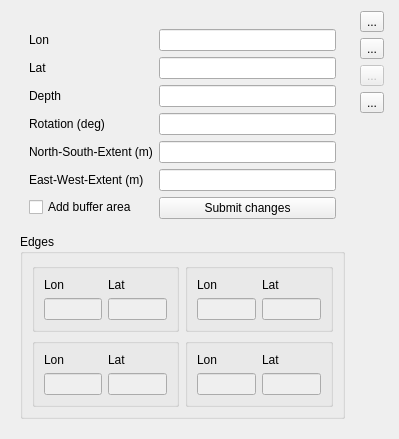
<?xml version="1.0" encoding="UTF-8"?>
<ui version="4.0">
 <class>Form</class>
 <widget class="QWidget" name="Form">
  <property name="geometry">
   <rect>
    <x>0</x>
    <y>0</y>
    <width>399</width>
    <height>408</height>
   </rect>
  </property>
  <property name="windowTitle">
   <string>Form</string>
  </property>
  <layout class="QHBoxLayout" name="horizontalLayout">
   <item>
    <widget class="QWidget" name="widget_2" native="true">
     <property name="sizePolicy">
      <sizepolicy hsizetype="Preferred" vsizetype="Preferred">
       <horstretch>0</horstretch>
       <verstretch>0</verstretch>
      </sizepolicy>
     </property>
     <layout class="QVBoxLayout" name="verticalLayout_2">
      <item>
       <widget class="QWidget" name="widget_3" native="true">
        <layout class="QFormLayout" name="formLayout">
         <item row="1" column="0">
          <widget class="QLabel" name="label">
           <property name="text">
            <string>Lon</string>
           </property>
          </widget>
         </item>
         <item row="1" column="1">
          <widget class="QLineEdit" name="editCenterLon">
           <property name="enabled">
            <bool>true</bool>
           </property>
           <property name="dragEnabled">
            <bool>false</bool>
           </property>
           <property name="readOnly">
            <bool>false</bool>
           </property>
          </widget>
         </item>
         <item row="2" column="0">
          <widget class="QLabel" name="label_2">
           <property name="text">
            <string>Lat</string>
           </property>
          </widget>
         </item>
         <item row="2" column="1">
          <widget class="QLineEdit" name="editCenterLat">
           <property name="enabled">
            <bool>true</bool>
           </property>
           <property name="readOnly">
            <bool>false</bool>
           </property>
          </widget>
         </item>
         <item row="3" column="0">
          <widget class="QLabel" name="label_3">
           <property name="text">
            <string>Depth</string>
           </property>
          </widget>
         </item>
         <item row="3" column="1">
          <widget class="QLineEdit" name="editCenterDepth">
           <property name="enabled">
            <bool>true</bool>
           </property>
           <property name="alignment">
            <set>Qt::AlignRight|Qt::AlignTrailing|Qt::AlignVCenter</set>
           </property>
           <property name="readOnly">
            <bool>false</bool>
           </property>
          </widget>
         </item>
         <item row="4" column="0">
          <widget class="QLabel" name="label_5">
           <property name="text">
            <string>Rotation (deg)</string>
           </property>
          </widget>
         </item>
         <item row="4" column="1">
          <widget class="QLineEdit" name="editRotation">
           <property name="alignment">
            <set>Qt::AlignRight|Qt::AlignTrailing|Qt::AlignVCenter</set>
           </property>
           <property name="readOnly">
            <bool>false</bool>
           </property>
          </widget>
         </item>
         <item row="5" column="0">
          <widget class="QLabel" name="label_6">
           <property name="text">
            <string>North-South-Extent (m)</string>
           </property>
          </widget>
         </item>
         <item row="5" column="1">
          <widget class="QLineEdit" name="editHeight">
           <property name="alignment">
            <set>Qt::AlignRight|Qt::AlignTrailing|Qt::AlignVCenter</set>
           </property>
           <property name="readOnly">
            <bool>false</bool>
           </property>
          </widget>
         </item>
         <item row="6" column="0">
          <widget class="QLabel" name="label_7">
           <property name="text">
            <string>East-West-Extent (m)</string>
           </property>
          </widget>
         </item>
         <item row="6" column="1">
          <widget class="QLineEdit" name="editLength">
           <property name="alignment">
            <set>Qt::AlignRight|Qt::AlignTrailing|Qt::AlignVCenter</set>
           </property>
           <property name="readOnly">
            <bool>false</bool>
           </property>
          </widget>
         </item>
         <item row="7" column="1">
          <widget class="QPushButton" name="buttonSurveySubmit">
           <property name="text">
            <string>Submit changes</string>
           </property>
          </widget>
         </item>
         <item row="7" column="0">
          <widget class="QCheckBox" name="checkAddBufferArea">
           <property name="text">
            <string>Add buffer area</string>
           </property>
          </widget>
         </item>
        </layout>
       </widget>
      </item>
      <item>
       <widget class="QGroupBox" name="groupBox">
        <property name="sizePolicy">
         <sizepolicy hsizetype="Preferred" vsizetype="Preferred">
          <horstretch>0</horstretch>
          <verstretch>0</verstretch>
         </sizepolicy>
        </property>
        <property name="title">
         <string>Edges</string>
        </property>
        <layout class="QGridLayout" name="gridLayout">
         <item row="0" column="0">
          <widget class="QGroupBox" name="groupBox_2">
           <property name="title">
            <string/>
           </property>
           <layout class="QGridLayout" name="gridLayout_3">
            <item row="1" column="1">
             <widget class="QLineEdit" name="editEdgeULy">
              <property name="enabled">
               <bool>false</bool>
              </property>
              <property name="readOnly">
               <bool>true</bool>
              </property>
             </widget>
            </item>
            <item row="1" column="0">
             <widget class="QLineEdit" name="editEdgeULx">
              <property name="enabled">
               <bool>false</bool>
              </property>
              <property name="readOnly">
               <bool>true</bool>
              </property>
             </widget>
            </item>
            <item row="0" column="0">
             <widget class="QLabel" name="label_8">
              <property name="text">
               <string>Lon</string>
              </property>
             </widget>
            </item>
            <item row="0" column="1">
             <widget class="QLabel" name="label_9">
              <property name="text">
               <string>Lat</string>
              </property>
             </widget>
            </item>
           </layout>
          </widget>
         </item>
         <item row="0" column="1">
          <widget class="QGroupBox" name="groupBox_3">
           <property name="title">
            <string/>
           </property>
           <layout class="QGridLayout" name="gridLayout_4">
            <item row="1" column="1">
             <widget class="QLineEdit" name="editEdgeURy">
              <property name="enabled">
               <bool>false</bool>
              </property>
              <property name="readOnly">
               <bool>true</bool>
              </property>
             </widget>
            </item>
            <item row="1" column="0">
             <widget class="QLineEdit" name="editEdgeURx">
              <property name="enabled">
               <bool>false</bool>
              </property>
              <property name="readOnly">
               <bool>true</bool>
              </property>
             </widget>
            </item>
            <item row="0" column="0">
             <widget class="QLabel" name="label_14">
              <property name="text">
               <string>Lon</string>
              </property>
             </widget>
            </item>
            <item row="0" column="1">
             <widget class="QLabel" name="label_15">
              <property name="text">
               <string>Lat</string>
              </property>
             </widget>
            </item>
           </layout>
          </widget>
         </item>
         <item row="1" column="0">
          <widget class="QGroupBox" name="groupBox_4">
           <property name="title">
            <string/>
           </property>
           <layout class="QGridLayout" name="gridLayout_5">
            <item row="1" column="0">
             <widget class="QLineEdit" name="editEdgeLLx">
              <property name="enabled">
               <bool>false</bool>
              </property>
              <property name="readOnly">
               <bool>true</bool>
              </property>
             </widget>
            </item>
            <item row="1" column="1">
             <widget class="QLineEdit" name="editEdgeLLy">
              <property name="enabled">
               <bool>false</bool>
              </property>
              <property name="readOnly">
               <bool>true</bool>
              </property>
             </widget>
            </item>
            <item row="0" column="0">
             <widget class="QLabel" name="label_10">
              <property name="text">
               <string>Lon</string>
              </property>
             </widget>
            </item>
            <item row="0" column="1">
             <widget class="QLabel" name="label_11">
              <property name="text">
               <string>Lat</string>
              </property>
             </widget>
            </item>
           </layout>
          </widget>
         </item>
         <item row="1" column="1">
          <widget class="QGroupBox" name="groupBox_5">
           <property name="title">
            <string/>
           </property>
           <layout class="QGridLayout" name="gridLayout_6">
            <item row="1" column="0">
             <widget class="QLineEdit" name="editEdgeLRx">
              <property name="enabled">
               <bool>false</bool>
              </property>
              <property name="readOnly">
               <bool>true</bool>
              </property>
             </widget>
            </item>
            <item row="1" column="1">
             <widget class="QLineEdit" name="editEdgeLRy">
              <property name="enabled">
               <bool>false</bool>
              </property>
              <property name="readOnly">
               <bool>true</bool>
              </property>
             </widget>
            </item>
            <item row="0" column="0">
             <widget class="QLabel" name="label_12">
              <property name="text">
               <string>Lon</string>
              </property>
             </widget>
            </item>
            <item row="0" column="1">
             <widget class="QLabel" name="label_13">
              <property name="text">
               <string>Lat</string>
              </property>
             </widget>
            </item>
           </layout>
          </widget>
         </item>
        </layout>
       </widget>
      </item>
      <item>
       <spacer name="verticalSpacer">
        <property name="orientation">
         <enum>Qt::Vertical</enum>
        </property>
        <property name="sizeHint" stdset="0">
         <size>
          <width>20</width>
          <height>40</height>
         </size>
        </property>
       </spacer>
      </item>
     </layout>
    </widget>
   </item>
   <item>
    <widget class="QWidget" name="widget" native="true">
     <property name="sizePolicy">
      <sizepolicy hsizetype="MinimumExpanding" vsizetype="Minimum">
       <horstretch>0</horstretch>
       <verstretch>0</verstretch>
      </sizepolicy>
     </property>
     <property name="minimumSize">
      <size>
       <width>28</width>
       <height>60</height>
      </size>
     </property>
     <property name="maximumSize">
      <size>
       <width>16777215</width>
       <height>16777215</height>
      </size>
     </property>
     <layout class="QVBoxLayout" name="verticalLayout_3">
      <property name="leftMargin">
       <number>0</number>
      </property>
      <property name="topMargin">
       <number>0</number>
      </property>
      <property name="rightMargin">
       <number>0</number>
      </property>
      <property name="bottomMargin">
       <number>0</number>
      </property>
      <item>
       <widget class="QToolButton" name="buttonDrawRect">
        <property name="toolTip">
         <string>Draw survey shape on map</string>
        </property>
        <property name="text">
         <string>...</string>
        </property>
        <property name="icon">
         <iconset resource="../resources.qrc">
          <normaloff>:/:/plugins/PathPlanner_3/icons/draw_rect.png</normaloff>:/:/plugins/PathPlanner_3/icons/draw_rect.png</iconset>
        </property>
        <property name="checkable">
         <bool>true</bool>
        </property>
       </widget>
      </item>
      <item>
       <widget class="QToolButton" name="buttonRotation">
        <property name="toolTip">
         <string>Rotate survey graphically</string>
        </property>
        <property name="text">
         <string>...</string>
        </property>
        <property name="icon">
         <iconset resource="../resources.qrc">
          <normaloff>:/:/plugins/PathPlanner_3/icons/object_rotate_right.png</normaloff>:/:/plugins/PathPlanner_3/icons/object_rotate_right.png</iconset>
        </property>
        <property name="checkable">
         <bool>true</bool>
        </property>
       </widget>
      </item>
      <item>
       <widget class="QToolButton" name="buttonDelete">
        <property name="enabled">
         <bool>false</bool>
        </property>
        <property name="toolTip">
         <string>Delete survey </string>
        </property>
        <property name="text">
         <string>...</string>
        </property>
        <property name="icon">
         <iconset resource="../resources.qrc">
          <normaloff>:/:/plugins/PathPlanner_3/icons/deletered.png</normaloff>:/:/plugins/PathPlanner_3/icons/deletered.png</iconset>
        </property>
       </widget>
      </item>
      <item>
       <widget class="QToolButton" name="buttonMoveRect">
        <property name="toolTip">
         <string>Move survey an map</string>
        </property>
        <property name="text">
         <string>...</string>
        </property>
        <property name="icon">
         <iconset resource="../resources.qrc">
          <normaloff>:/:/plugins/PathPlanner_3/icons/move_blue.png</normaloff>:/:/plugins/PathPlanner_3/icons/move_blue.png</iconset>
        </property>
        <property name="checkable">
         <bool>true</bool>
        </property>
       </widget>
      </item>
      <item>
       <spacer name="verticalSpacer_2">
        <property name="orientation">
         <enum>Qt::Vertical</enum>
        </property>
        <property name="sizeHint" stdset="0">
         <size>
          <width>20</width>
          <height>40</height>
         </size>
        </property>
       </spacer>
      </item>
     </layout>
    </widget>
   </item>
  </layout>
 </widget>
 <resources>
  <include location="../resources.qrc"/>
 </resources>
 <connections/>
</ui>
